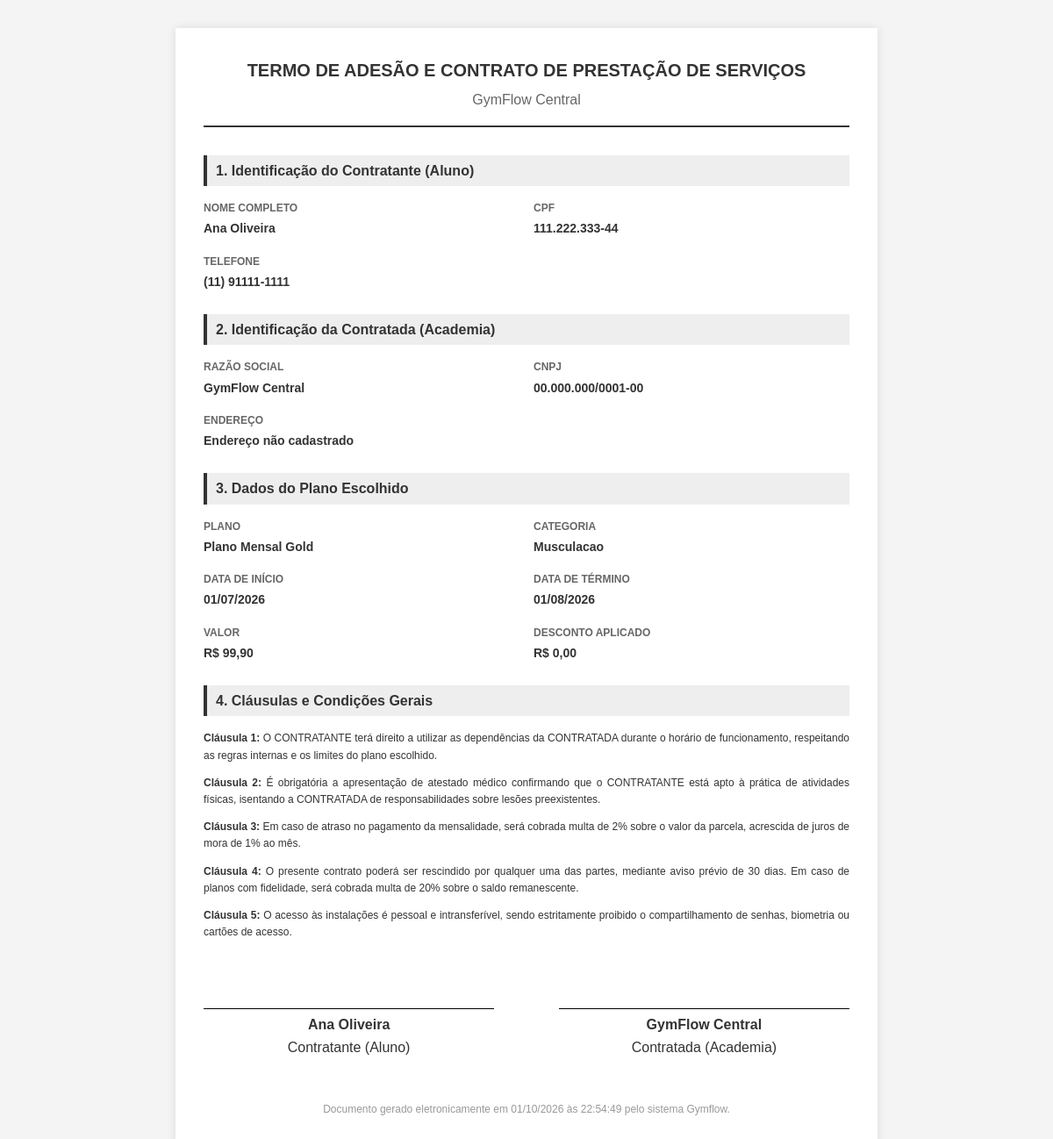
Page /app/controllers/PortalAlunoController.php?acao=imprimir_contrato&id=1 (signed in) on the committed database.
### tables this page shows
CREATE TABLE matriculas (
    id INT AUTO_INCREMENT PRIMARY KEY,
    aluno_id INT NOT NULL,
    plano_id INT NOT NULL,
    inicio DATE NOT NULL,
    fim DATE NOT NULL,
    valor NUMERIC(10, 2) NOT NULL CHECK (valor >= 0),
    desconto NUMERIC(10, 2) NOT NULL DEFAULT 0.00 CHECK (desconto >= 0),
    ativa BOOLEAN NOT NULL DEFAULT TRUE,
    CHECK (fim >= inicio),
    FOREIGN KEY (aluno_id) REFERENCES alunos(id) ON DELETE CASCADE,
    FOREIGN KEY (plano_id) REFERENCES planos(id) ON DELETE RESTRICT
);

CREATE TABLE filiais (
    id INT AUTO_INCREMENT PRIMARY KEY,
    company_id INT NOT NULL,
    nome VARCHAR(100) NOT NULL,
    cnpj VARCHAR(18) NOT NULL,
    telefone VARCHAR(15) NOT NULL,
    endereco TEXT NULL,
    numero VARCHAR(20) NULL,
    complemento VARCHAR(100) NULL,
    email VARCHAR(100) NULL,
    responsavel VARCHAR(100) NOT NULL,
    ativo BOOLEAN NOT NULL DEFAULT TRUE,
    latitude DECIMAL(10,8) DEFAULT NULL,
    longitude DECIMAL(11,8) DEFAULT NULL,
    CONSTRAINT uq_filiais_cnpj UNIQUE (company_id, cnpj),
    FOREIGN KEY (company_id) REFERENCES companies(id) ON DELETE CASCADE
);

CREATE TABLE alunos (
    id INT AUTO_INCREMENT PRIMARY KEY,
    filial_id INT NOT NULL,
    professor_id INT DEFAULT NULL,
    nome VARCHAR(100) NOT NULL,
    cpf VARCHAR(14) NOT NULL UNIQUE,
    rg VARCHAR(20),
    sexo VARCHAR(15) NOT NULL,
    nascimento DATE NOT NULL,
    email VARCHAR(100) NOT NULL,
    telefone VARCHAR(15) NOT NULL,
    endereco TEXT,
    status VARCHAR(20) NOT NULL DEFAULT 'Ativo',
    criado_em DATETIME DEFAULT CURRENT_TIMESTAMP,
    FOREIGN KEY (filial_id) REFERENCES filiais(id) ON DELETE RESTRICT,
    FOREIGN KEY (professor_id) REFERENCES users(id) ON DELETE SET NULL
);

CREATE TABLE planos (
    id INT AUTO_INCREMENT PRIMARY KEY,
    company_id INT NOT NULL,
    nome VARCHAR(100) NOT NULL,
    categoria VARCHAR(50) NOT NULL,
    valor NUMERIC(10, 2) NOT NULL CHECK (valor >= 0),
    duracao VARCHAR(20) NOT NULL,
    FOREIGN KEY (company_id) REFERENCES companies(id) ON DELETE CASCADE
);

### app/models/Aluno.php (called while the page is built, shortened)
<?php
require_once __DIR__ . '/Database.php';
$operacao = $operacao ?? '';
if ($operacao === 'listar') {
    $cpf = trim($cpf ?? '');
    $status = trim($status ?? '');
    $sql = "SELECT a.*, f.nome AS nome_filial FROM alunos a INNER JOIN filiais f ON f.id = a.filial_id WHERE f.company_id = :company_id";
    $parametros = [':company_id' => $_SESSION['company_id'] ?? 0];
    $role_logado = $_SESSION['usuario_role'] ?? '';
    $id_logado = $_SESSION['usuario_id'] ?? 0;
    if ($role_logado === 'Professor') {
        $sql .= " AND a.professor_id = :user_id";
        $parametros[':user_id'] = $id_logado;
    } elseif ($role_logado === 'Recepcao') {
        $sql .= " AND a.filial_id IN (SELECT filial_id FROM user_filiais WHERE user_id = :user_id)";
        $parametros[':user_id'] = $id_logado;
    }
    if ($cpf !== '') {
        $sql .= " AND a.cpf LIKE :cpf";
        $parametros[':cpf'] = "%$cpf%";
    }
    if ($status !== '') {
        $sql .= " AND a.status = :status";
        $parametros[':status'] = $status;
    }
    if (!empty($filial_id_filter)) {
        $sql .= " AND a.filial_id = :filial_id_filter";
        $parametros[':filial_id_filter'] = $filial_id_filter;
    }
    $sql .= " ORDER BY a.nome";
    $stmt = $pdo->prepare($sql);
    $stmt->execute($parametros);
    $alunos = $stmt->fetchAll();
}
elseif ($operacao === 'listar_filiais') {
    $company_id = $_SESSION['company_id'] ?? 0;
    $stmt = $pdo->prepare("SELECT id, nome FROM filiais WHERE ativo = TRUE AND company_id = ? ORDER BY nome");
    $stmt->execute([$company_id]);
    $filiais = $stmt->fetchAll();
}
elseif ($operacao === 'buscar_contrato_impressao') {
    $alunoId = (int) ($aluno_id ?? 0);
    $contratoId = (int) ($contrato_id ?? 0);
    $stmt = $pdo->prepare("
        SELECT m.*, p.nome AS nome_plano, p.categoria, p.duracao,
               a.nome AS nome_aluno, a.cpf AS cpf_aluno, a.telefone AS tel_aluno,
               f.nome AS nome_filial
        FROM matriculas m
        JOIN planos p ON m.plano_id = p.id
        JOIN alunos a ON m.aluno_id = a.id
        JOIN filiais f ON a.filial_id = f.id
        WHERE m.aluno_id = :aluno_id AND m.id = :contrato_id
    ");
    $stmt->execute([':aluno_id' => $alunoId, ':contrato_id' => $contratoId]);
    $contrato = $stmt->fetch();
}

### app/views/portal_aluno/imprimir_contrato.php (the view, shortened to what this page needs)
<!DOCTYPE html>
<html lang="pt-BR">
<head>
</head>
<body>
    <div class="page">
        <div class="header">
            <h1>Termo de Adesão e Contrato de Prestação de Serviços</h1>
            <p><?= htmlspecialchars($contrato['nome_filial']) ?></p>
        </div>
        <div class="section-title">1. Identificação do Contratante (Aluno)</div>
        <div class="info-grid">
            <div class="info-item">
                <strong>Nome Completo</strong>
                <span><?= htmlspecialchars($contrato['nome_aluno']) ?></span>
            </div>
            <div class="info-item">
                <strong>CPF</strong>
                <span><?= htmlspecialchars($contrato['cpf_aluno']) ?></span>
            </div>
            <div class="info-item">
                <strong>Telefone</strong>
                <span><?= htmlspecialchars($contrato['tel_aluno']) ?></span>
            </div>
        </div>
        <div class="section-title">2. Identificação da Contratada (Academia)</div>
        <div class="info-grid">
            <div class="info-item">
                <strong>Razão Social</strong>
                <span><?= htmlspecialchars($contrato['nome_filial']) ?></span>
            </div>
            <div class="info-item">
                <strong>CNPJ</strong>
                <span><?= htmlspecialchars($contrato['cnpj_filial'] ?? '00.000.000/0001-00') ?></span>
            </div>
            <div class="info-item">
                <strong>Endereço</strong>
                <span><?= htmlspecialchars($contrato['end_filial'] ?? 'Endereço não cadastrado') ?></span>
            </div>
        </div>
        <div class="section-title">3. Dados do Plano Escolhido</div>
        <div class="info-grid">
            <div class="info-item">
                <strong>Plano</strong>
                <span><?= htmlspecialchars($contrato['nome_plano']) ?></span>
            </div>
            <div class="info-item">
                <strong>Categoria</strong>
                <span><?= htmlspecialchars($contrato['categoria']) ?></span>
            </div>
            <div class="info-item">
                <strong>Data de Início</strong>
                <span><?= date('d/m/Y', strtotime($contrato['inicio'])) ?></span>
            </div>
            <div class="info-item">
                <strong>Data de Término</strong>
                <span><?= date('d/m/Y', strtotime($contrato['fim'])) ?></span>
            </div>
            <div class="info-item">
                <strong>Valor</strong>
                <span>R$ <?= number_format($contrato['valor'], 2, ',', '.') ?></span>
            </div>
            <div class="info-item">
                <strong>Desconto Aplicado</strong>
                <span>R$ <?= number_format($contrato['desconto'], 2, ',', '.') ?></span>
            </div>
        </div>
        <div class="section-title">4. Cláusulas e Condições Gerais</div>
        <div class="terms">
            <p><strong>Cláusula 1:</strong> O CONTRATANTE terá direito a utilizar as dependências da CONTRATADA durante o horário de funcionamento, respeitando as regras internas e os limites do plano escolhido.</p>
            <p><strong>Cláusula 2:</strong> É obrigatória a apresentação de atestado médico confirmando que o CONTRATANTE está apto à prática de atividades físicas, isentando a CONTRATADA de responsabilidades sobre lesões preexistentes.</p>
            <p><strong>Cláusula 3:</strong> Em caso de atraso no pagamento da mensalidade, será cobrada multa de 2% sobre o valor da parcela, acrescida de juros de mora de 1% ao mês.</p>
            <p><strong>Cláusula 4:</strong> O presente contrato poderá ser rescindido por qualquer uma das partes, mediante aviso prévio de 30 dias. Em caso de planos com fidelidade, será cobrada multa de 20% sobre o saldo remanescente.</p>
            <p><strong>Cláusula 5:</strong> O acesso às instalações é pessoal e intransferível, sendo estritamente proibido o compartilhamento de senhas, biometria ou cartões de acesso.</p>
        </div>
        <div class="signatures">
            <div class="signature-box">
                <div class="signature-line"></div>
                <strong><?= htmlspecialchars($contrato['nome_aluno']) ?></strong><br>
                <span>Contratante (Aluno)</span>
            </div>
            <div class="signature-box">
                <div class="signature-line"></div>
                <strong><?= htmlspecialchars($contrato['nome_filial']) ?></strong><br>
                <span>Contratada (Academia)</span>
            </div>
        </div>
        <div style="text-align: center; margin-top: 3rem; font-size: 12px; color: #999;">
            Documento gerado eletronicamente em <?= date('d/m/Y \à\s H:i:s') ?> pelo sistema Gymflow.
        </div>
    </div>
</body>
</html>

### app/views/portal_aluno/imprimir_contrato.php (style rules this page uses)
* { box-sizing: border-box; }
body { font-family: 'Arial', sans-serif; color: #333; line-height: 1.6; margin: 0; padding: 0; background-color: #f4f4f4; -webkit-print-color-adjust: exact; print-color-adjust: exact; }
.page { max-width: 800px; margin: 2rem auto; background: #fff; padding: 2rem; box-shadow: 0 0 10px rgba(0,0,0,0.1); }
.header { text-align: center; border-bottom: 2px solid #333; padding-bottom: 1rem; margin-bottom: 2rem; }
.header h1 { margin: 0; font-size: 20px; text-transform: uppercase; }
.header p { margin: 5px 0 0 0; color: #666; }
.section-title { font-size: 16px; font-weight: bold; margin-top: 1.5rem; margin-bottom: 1rem; background: #eee; padding: 5px 10px; border-left: 4px solid #333; }
.info-grid { display: grid; grid-template-columns: 1fr 1fr; gap: 1rem; margin-bottom: 1.5rem; }
.info-item strong { display: block; font-size: 12px; color: #666; text-transform: uppercase; }
.info-item span { font-size: 14px; font-weight: bold; }
.terms { font-size: 12px; text-align: justify; margin-bottom: 2rem; }
.terms p { margin-bottom: 8px; }
.signatures { display: flex; justify-content: space-between; margin-top: 3rem; page-break-inside: avoid; }
.signature-box { text-align: center; width: 45%; }
.signature-line { border-bottom: 1px solid #000; height: 30px; margin-bottom: 5px; }

### rows in the picture
matriculas: filiais.nome "GymFlow Central", aluno.nome "Ana Oliveira", aluno.cpf "111.222.333-44", aluno.telefone "(11) 91111-1111", plano.nome "Plano Mensal Gold", plano.categoria "Musculacao", inicio "01/07/2026", fim "01/08/2026", valor "99,90", desconto "0,00"

### other values in the picture
$contrato['cnpj_filial'] "00.000.000/0001-00"
$contrato['end_filial'] "Endereço não cadastrado"
